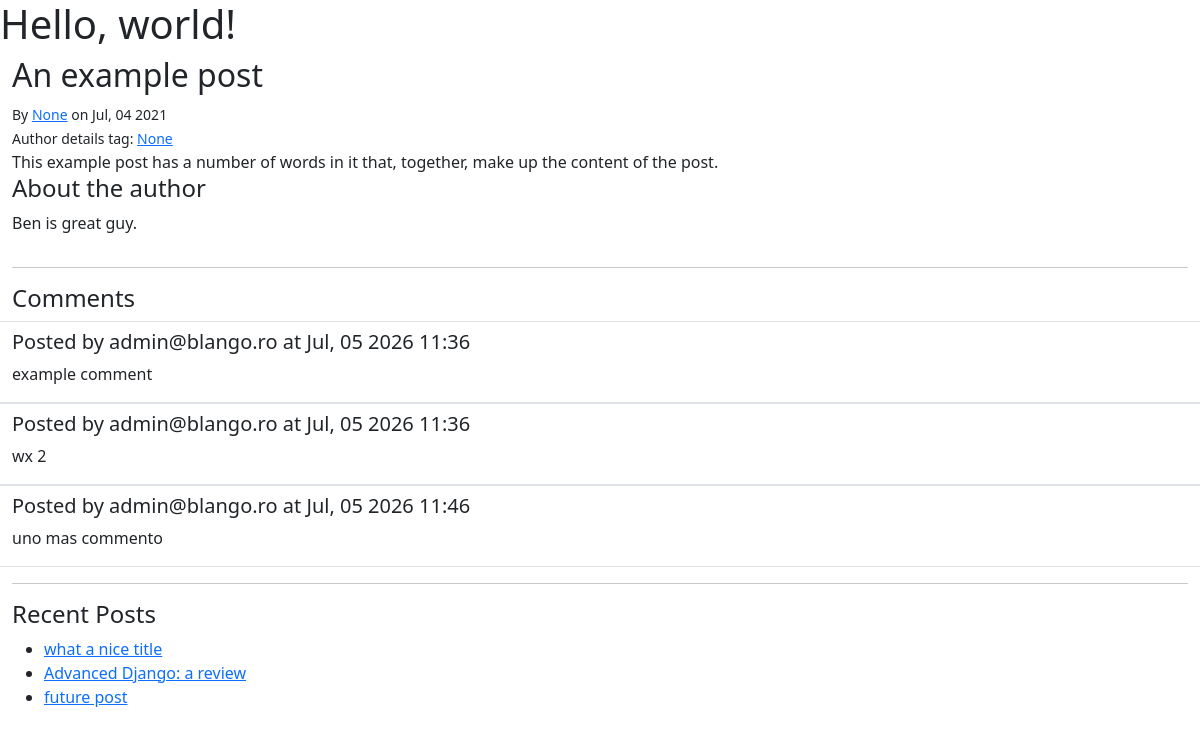
Page /post/an-example-post/ on the committed database.
### blog/models.py (models this page shows, shortened)
class Post(models.Model):
    author = models.ForeignKey(to=settings.AUTH_USER_MODEL, on_delete=models.PROTECT)
    created_at = models.DateTimeField(auto_now_add=True)
    modified_at = models.DateTimeField(auto_now=True)
    published_at = models.DateTimeField(blank=True, null=True)
    title = models.TextField(max_length=100)
    slug = models.SlugField(unique=True)
    summary = models.TextField(max_length=500)
    content = models.TextField()
    tags = models.ManyToManyField(Tag, related_name="posts")
    comments = GenericRelation(Comment)

class AuthorProfile(models.Model):
    user = models.OneToOneField(settings.AUTH_USER_MODEL, on_delete=models.CASCADE, related_name="profile")
    bio = models.TextField()

class Comment(models.Model):
    creator = models.ForeignKey(to=settings.AUTH_USER_MODEL, on_delete=models.CASCADE)
    content = models.TextField()
    content_type = models.ForeignKey(ContentType, on_delete=models.CASCADE)
    object_id = models.PositiveIntegerField()
    content_object = GenericForeignKey("content_type", "object_id")
    created_at = models.DateTimeField(auto_now_add=True)
    modified_at = models.DateTimeField(auto_now=True)

### blango_auth/models.py (models this page shows)
class User(AbstractUser):
    username = None
    email = models.EmailField(_("email address"), unique=True)
    objects = BlangoUserManager()
    USERNAME_FIELD = "email"
    REQUIRED_FIELDS = []
    def __str__(self):
        return self.email

### blog/views.py (the view)
# urls.py: path("post/<slug>/", blog.views.post_detail, name="blog-post-detail"),
def post_detail(request, slug):
    post = get_object_or_404(Post, slug=slug)
    if request.user.is_active:
        if request.method == "POST":
            comment_form = CommentForm(request.POST)
            if comment_form.is_valid():
                comment = comment_form.save(commit=False)
                comment.content_object = post
                comment.creator = request.user
                comment.save()
                return redirect(request.path_info)
        else:
            comment_form = CommentForm()
    else:
        comment_form = None
    return render(request, "blog/post-detail.html", {'post': post, 'comment_form':comment_form})

### blog/templatetags/blog_extras.py (called while the page is built)
@register.filter
def author_details(author, current_user=None):
    if not isinstance(author, user_model):
        return ""
    if author == current_user:
        return format_html('<strong>{}</strong>', 'me')
    if author.first_name and author.last_name:
        name = f"{author.first_name} {author.last_name}"
    else:
        name = author.username
    details = format_html('{}', name)
    if author.email:
        details = format_html('<a href="mailto:{}">{}</a>', author.email, details)
    return details

@register.simple_tag
def rowcol(extra_classes=""):
    return format_html('<div class="row {}"><div class="col">', extra_classes)

@register.simple_tag
def endrowcol():
    return format_html('</div></div>', kwargs=[])

@register.simple_tag(takes_context=True)
def author_details_tag(context):
    request = context["request"]
    post = context["post"]
    return(author_details(post.author, request.user))

@register.inclusion_tag("blog/post-list.html")
def recent_posts(post):
    posts = Post.objects.exclude(pk=post.pk)[:5]
    return {"title": "Recent Posts", 'posts': posts}

### templates/blog/post-detail.html
{% extends "base.html" %}
{% load blog_extras %}
{% block content %}
<h2>{{ post.title }}</h2>
{% rowcol %}
    {% include "blog/post-byline.html" %}
{% endrowcol %}
{% rowcol %}
    {{ post.content }}
{% endrowcol %}
{% if post.author.profile %}
{% rowcol %}
    <h4>About the author</h4>
    <p>{{ post.author.profile.bio }}</p>
{% endrowcol %}
{% endif %}
<hr/>
{% include "blog/post-comments.html" %}
<hr/>
{% rowcol %}
{% recent_posts post %}
{% endrowcol %}
{% endblock content %}

### templates/blog/post-byline.html
{% load blog_extras %}
<small>By {{ post.author|author_details:request.user }} on {{ post.published_at|date:"M, d Y" }}</small>
<br/><small>Author details tag: {% author_details_tag %}</small>

### templates/blog/post-comments.html (shortened to what this page needs)
{% load blog_extras crispy_forms_tags %}
<h4>Comments</h4>
{% for comment in post.comments.all %}
{% rowcol "border-top pt-2" %}
<h5>Posted by {{ comment.creator }} at {{ comment.created_at|date:"M, d Y h:i" }}</h5>
{% endrowcol %}
{% rowcol "border-bottom" %}
<p>{{ comment.content }}</p>
{% endrowcol %}
{% empty %}
{% rowcol "border-top border-bottom" %}
{% endrowcol %}
{% endfor %}

### templates/blog/post-list.html
<h4>{{ title }}</h4>
<ul>{% for post in posts %}
    <li><a href="{% url 'blog-post-detail' post.slug %}">{{ post.title }}</a></li>
{% endfor %}</ul>

### rows in the picture
Post: title "An example post", author|author_details "None", published_at "Jul, 04 2021", author.email "None", content "This example post has a number of words in it that, together, make up the content of the post.", author.profile.bio "Ben is great guy."
Comment: creator "admin@blango.ro", created_at "Jul, 05 2026 11:36", content "example comment"
Comment: creator "admin@blango.ro", created_at "Jul, 05 2026 11:36", content "wx 2"
Comment: creator "admin@blango.ro", created_at "Jul, 05 2026 11:46", content "uno mas commento"
Post: title "what a nice title"
Post: title "Advanced Django: a review"
Post: title "future post"

### other values in the picture
{{ title }} "Recent Posts"
